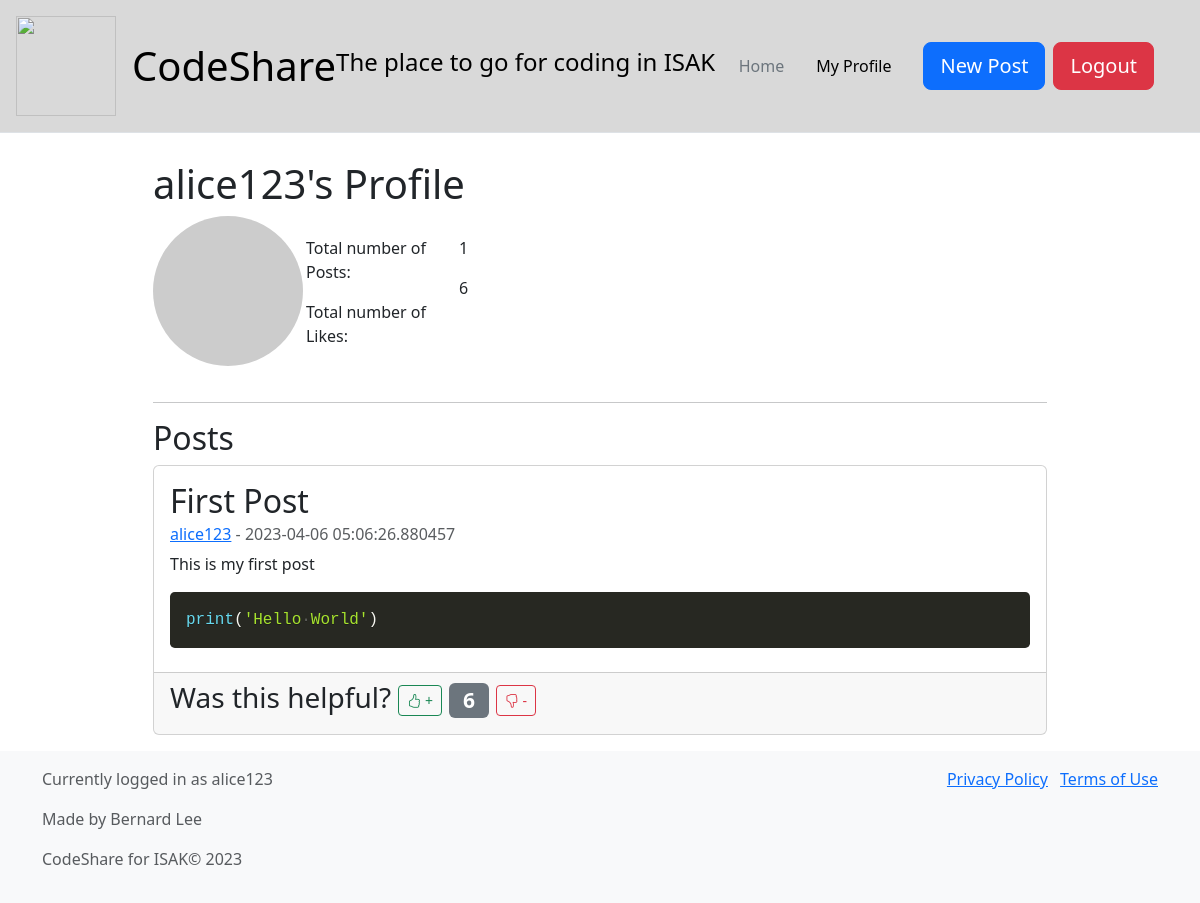
Screenshot of /profile/alice123 (signed in) with the database file from the repository.
### db_models.py (models this page shows, shortened)
class Base(DeclarativeBase):
    pass

class Users(Base):
    __tablename__ = "users"
    id: Mapped[int] = mapped_column(primary_key=True)
    username: Mapped[str] = mapped_column(String(20),unique=True)
    password: Mapped[str] = mapped_column(String(100))
    posts: Mapped[list["posts"]|None] = relationship("Post", back_populates="user")

class Post(Base):
    __tablename__ = "posts"
    id: Mapped[int] = mapped_column(primary_key=True)
    title: Mapped[str] = mapped_column(String(100))
    datetime_posted: Mapped[datetime.datetime] = mapped_column(DateTime, default=datetime.datetime.utcnow)
    content: Mapped[str] = mapped_column(String(2000))
    code: Mapped[str] = mapped_column(String(2000))
    code_language: Mapped[str] = mapped_column(String(20))
    like_count: Mapped[int] = mapped_column(Integer, default=0)
    user_id: Mapped[int] = mapped_column(ForeignKey("users.id", ondelete="CASCADE"))
    user: Mapped[Users] = relationship("Users", back_populates="posts")

### app.py (the view)
@app.route("/profile/<username>")
def profile(username):
    try:
        token = session['token']
        if check_token(token):
            posts = db.get_own_posts(username)
            user = db.get_user(username)
            stats = db.get_user_stats(username)
            return render_template('profile.html', username=username, posts=posts, user=user,stats=stats)
        else:
            return redirect(url_for('login'))
    except KeyError:
        return redirect(url_for('login'))

### db_manager.py (called while the page is built)
    def get_own_posts(self, username):
        user = self.session.query(Users).filter_by(username=username).first()
        print(f"selecting posts from user {user.username} with id {user.id}")
        posts = self.session.query(Post).filter_by(user_id=user.id).all()
        for post in posts:
            post.username = user.username
        posts.reverse()
        return posts

    def get_user(self, username):
        user = self.session.query(Users).filter_by(username=username).first()
        return user

    def get_user_stats(self, username):
        user = self.session.query(Users).filter_by(username=username).first()
        posts = self.session.query(Post).filter_by(user_id=user.id).all()
        return len(posts), sum(post.like_count for post in posts)

### token_management.py (called while the page is built)
def check_token(token): #check if token is valid and not expired
    try:
        decoded_token = jwt.decode(token, token_encryption_key, algorithms=['HS256'])
        current_time = datetime.utcnow().timestamp()
        if decoded_token['datetime'] < current_time:
            return False
        else:
            return True
    except Exception:
        return False

### templates/profile.html (shortened to what this page needs)
{% extends "base_template.html" %}
{% block content %}
    <div class="row justify-content-center" style="margin-top: 160px;">
        <div class="col-md-9">
            <h1>{{ username }}'s Profile</h1>
            <div class="row">
                <div class="col-md-2">
                    <img class="avatar float-right rounded-circle" src="https://picsum.photos/200" alt="Avatar Placeholder">
                </div>
                <div class="col-md-4" style="padding-top: 20px">
                    <div class="row">
                        <div class="col-md-6">
                            <p>Total number of Posts:</p>
                            <p>Total number of Likes:</p>
                        </div>
                        <div class="col-md-6">
                            <p>{{ stats[0] }}</p>
                            <p>{{ stats[1] }}</p>
                        </div>
                    </div>
                </div>
                <div class="col-md-3">
                </div>
            </div>
            <hr>
            <h2>Posts</h2>
            {% if posts %}
                {% for post in user.posts %}
                    <div class="card mb-3">
                        <div class="card-body">
                            <h2 class="card-title">{{ post.title }}</h2>
                            <h6 class="card-subtitle mb-2 text-muted"><a href="/profile/{{ post.username }}">{{ post.username }}</a> - {{ post.datetime_posted }}</h6>
                            <p class="card-text">{{ post.content }}</p>
                            <pre><code class="language-{{ post.code_language }}">{{ post.code }}</code></pre>
                        </div>
                        <div class="card-footer">
                            <h3> Was this helpful?
                                <a href="/add_like/{{ post.id }}"><button type="button" class="btn btn-outline-success btn-sm w-auto">
                                    <i class="bi bi-hand-thumbs-up"></i> +
                                </button></a>
                                <span class="badge bg-secondary">{{ post.like_count }}</span>
                                <a href="/add_dislike/{{ post.id }}"><button type="button" class="btn btn-outline-danger btn-sm w-auto">
                                    <i class="bi bi-hand-thumbs-down"></i> -
                                </button></a>
                            </h3>
                        </div>
                    </div>
                {% endfor %}
            {% else %}
                <h3>You have not posted anything yet.</h3>
            {% endif %}
        </div>
    </div>
{% endblock %}

### templates/base_template.html (shortened to what this page needs)
<!DOCTYPE html>
<html lang="en">
<head>
    <link href="https://cdn.jsdelivr.net/npm/bootstrap@5.3.0-alpha2/dist/css/bootstrap.min.css" rel="stylesheet"
>
<link rel="stylesheet" href="https://cdn.jsdelivr.net/npm/bootstrap-icons@1.5.0/font/bootstrap-icons.css">
    <link rel="stylesheet" href="{{ url_for('static', filename='prism.css') }}">
</head>
<div class = "container">
<header class="p-3 mb-3 border-bottom fixed-top" style="width: 100%; display: flex; justify-content: space-between; background-color: #d9d9d9;">
  <div class="d-flex align-items-center">
    <a href="/" class="d-flex align-items-center mb-2 mb-lg-0 link-body-emphasis text-decoration-none">
      <img src="https://cdn3.iconfinder.com/data/icons/service-design-tools/100/3_Mar-59-512.png" alt="" width="100" height="100">
        <h1 class="ms-3 mb-0">CodeShare</h1><h4>The place to go for coding in ISAK</h4>
    </a>
  </div>
  <div class="d-flex align-items-center">
    <ul class="nav me-3">
      <li class="nav-item">
        <a class="nav-link link-secondary" href="/dashboard">Home</a>
      </li>
        <li class="nav-item">
        <a class="nav-link link-body-emphasis" href="/my_profile">My Profile</a>
      </li>
    </ul>
    <div class="d-flex" style = "padding-right: 30px">
     <a href = "/new_post"><button type="button" class="btn btn-primary me-2 btn-lg">New Post</button></a>
        <a href="/logout"><button type="button" class="btn btn-danger btn-lg">Logout</button></a>
    </div>
  </div>
</header>
</div>
<body>
<div style="margin-top: 140px;">
    {% block content%}{% endblock %}
</div>
</body>
<footer class="footer mt-auto py-3 bg-light">
  <div class="container">
    <div class="row">
      <div class="col-md-6">
        <div class="mb-3">
          <span class="text-muted">Currently logged in as {{ username }}</span>
        </div>
        <div class="mb-3">
          <span class="text-muted">Made by Bernard Lee</span>
        </div>
        <div class="mb-3">
          <span class="text-muted">CodeShare for ISAK&copy; 2023</span>
        </div>
      </div>
      <div class="col-md-6 text-end">
        <ul class="list-inline">
          <li class="list-inline-item"><a href="#">Privacy Policy</a></li>
          <li class="list-inline-item"><a href="#">Terms of Use</a></li>
        </ul>
      </div>
    </div>
  </div>
</footer>
</html>

### static/prism.css (style rules this page uses)
code[class*=language-],pre[class*=language-] { color:#f8f8f2;background:0 0;text-shadow:0 1px rgba(0,0,0,.3);font-family:Consolas,Monaco,'Andale Mono','Ubuntu Mono',monospace;font-size:1em;text-align:left;white-space:pre;word-spacing:normal;word-break:normal;word-wrap:normal;line-height:1.5;-moz-tab-size:4;-o-tab-size:4;tab-size:4;-webkit-hyphens:none;-moz-hyphens:none;-ms-hyphens:none;hyphens:none }
pre[class*=language-] { padding:1em;margin:.5em 0;overflow:auto;border-radius:.3em }
:not(pre)>code[class*=language-],pre[class*=language-] { background:#272822 }

### templates/profile.html (style rules this page uses)
.avatar { width: 150px; height: 150px; margin-bottom: 20px; }

### rows the page displays
Users: username "alice123"
Post: title "First Post", username "alice123", datetime_posted "2023-04-06 05:06:26.880457", content "This is my first post", like_count "6"

### other values shown
{{ stats[0] }} "1"
{{ stats[1] }} "6"
